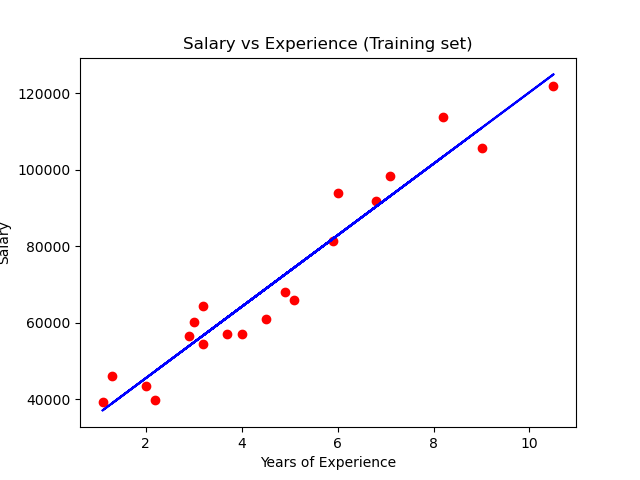

This chart was generated by the following Python code:
# Importing Libraries

import numpy as np
import matplotlib.pyplot as plt
import pandas as pd

# Importing Dataset

dataset = pd.read_csv('Salary_Data.csv')
X = dataset.iloc[:, :-1].values
y = dataset.iloc[:, -1].values

# Splitting the dataset into Training set and Test set

from sklearn.model_selection import train_test_split
X_train, X_test, y_train, y_test = train_test_split(X, y, test_size = 1/3, random_state = 0)

# Training the Simple Linear Regression Model

from sklearn.linear_model import LinearRegression
regressor = LinearRegression()
regressor.fit(X_train, y_train)

# Predicting the Test set results

y_pred = regressor.predict(X_test)

#Predicting results

print(regressor.predict([[22]]))
print(regressor.coef_)
print(regressor.intercept_)

# Visualising the Training set results
plt.scatter(X_train, y_train, color = 'red')
plt.plot(X_train, regressor.predict(X_train), color = 'blue')
plt.title('Salary vs Experience (Training set)')
plt.xlabel('Years of Experience')
plt.ylabel('Salary')
plt.show()
